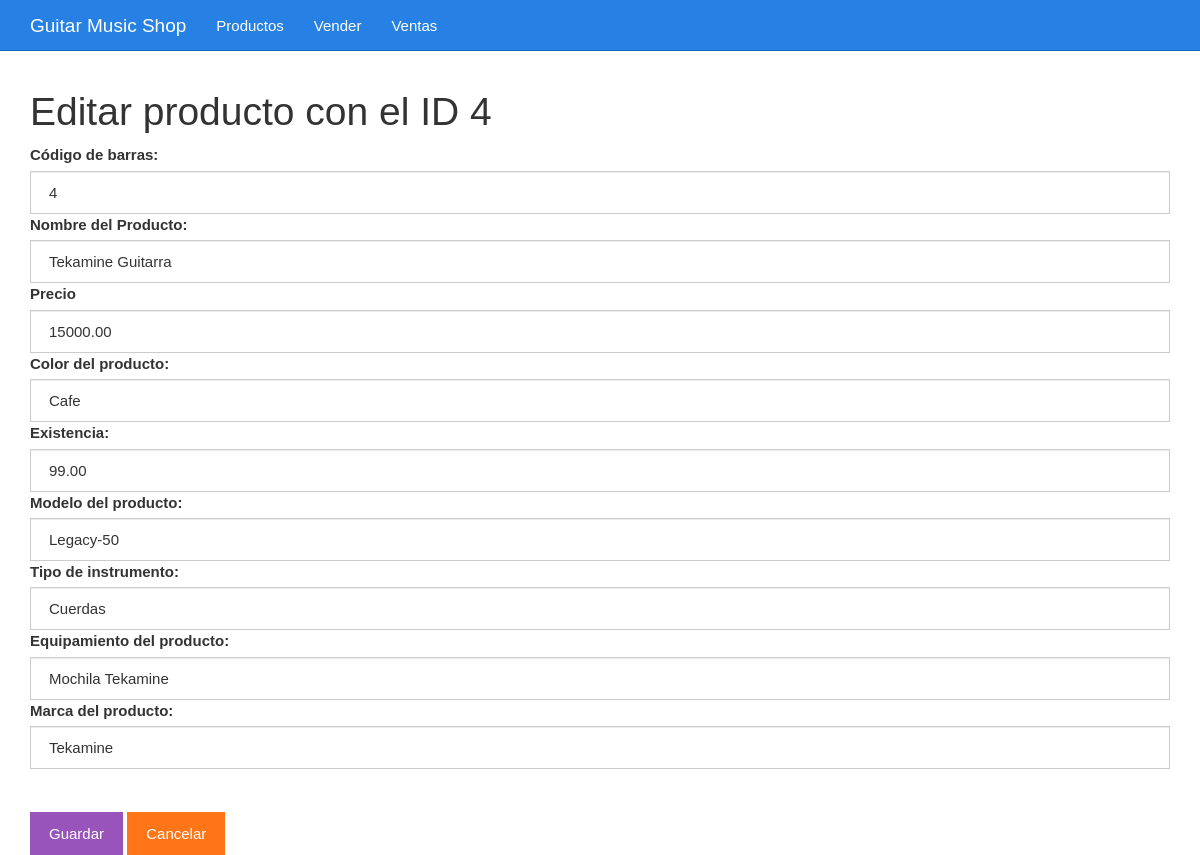
The page /editar.php?id=4 on the database its author committed.
### tables this page shows
CREATE TABLE `productos` (
  `id` bigint(20) UNSIGNED NOT NULL,
  `id_producto` varchar(255) NOT NULL,
  `nombreProducto` varchar(255) NOT NULL,
  `precio` decimal(10,2) NOT NULL,
  `color` varchar(50) NOT NULL,
  `existencia` decimal(5,2) NOT NULL,
  `modelo` varchar(50) NOT NULL,
  `tipo_de_instrumento` varchar(50) NOT NULL,
  `equipamiento` varchar(50) NOT NULL,
  `marca` varchar(50) NOT NULL
);

### editar.php (the view, shortened to what this page needs)
<?php
$id = $_GET["id"];
include_once "base_de_datos.php";
$sentencia = $base_de_datos->prepare("SELECT * FROM productos WHERE id = ?;");
$sentencia->execute([$id]);
$producto = $sentencia->fetch(PDO::FETCH_OBJ);
?>
<?php include_once "encabezado.php" ?>
	<div class="col-xs-12">
		<h1>Editar producto con el ID <?php echo $producto->id; ?></h1>
		<form method="post" action="guardarDatosEditados.php">
			<label for="id_producto">Código de barras:</label>
			<input value="<?php echo $producto->id_producto ?>"class="form-control" name="id_producto" required type="text" id="id_producto" placeholder="Escribe el id">
			<label for="nombreProducto">Nombre del Producto:</label>
			<input value="<?php echo $producto->nombreProducto ?>" required id="nombreProducto" name="nombreProducto" cols="30" rows="5" class="form-control">
			<label for="precio">Precio</label>
			<input value="<?php echo $producto->precio ?>" class="form-control" name="precio" required type="number" id="precio" placeholder="Precio ">
			<label for="color">Color del producto:</label>
			<input value="<?php echo $producto->color ?>"class="form-control" name="color" required type="text" id="color" placeholder="Color">
			<label for="existencia">Existencia:</label>
			<input value="<?php echo $producto->existencia ?>" class="form-control" name="existencia" required type="number" id="existencia" placeholder="Cantidad o existencia">
			<label for="modelo">Modelo del producto:</label>
			<input value="<?php echo $producto->modelo ?>"class="form-control" name="modelo" required type="text" id="modelo" placeholder="Modelo">
			<label for="tipo_de_instrumento">Tipo de instrumento:</label>
			<input value="<?php echo $producto->tipo_de_instrumento ?>"class="form-control" name="tipo_de_instrumento" required type="text" id="tipo_de_instrumento" placeholder="Tipo de instrumento">
			<label for="equipamiento">Equipamiento del producto:</label>
			<input value="<?php echo $producto->equipamiento ?>"class="form-control" name="equipamiento" required type="text"  id="equipamiento" placeholder="Equipamiento">
		    <label for="marca">Marca del producto:</label>
		    <input value="<?php echo $producto->marca ?>"class="form-control" name="marca" required type="text"   id="marca" placeholder="Marca">
			<br><br><input class="btn btn-info" type="submit" value="Guardar">
			<a class="btn btn-warning" href="./listar.php">Cancelar</a>
		</form>
	</div>
<?php include_once "pie.php" ?>

### css/estilo.css (style rules this page uses)
body { padding-top: 70px; }

### rows shown on the page
productos: id "4", id_producto "4", nombreProducto "Tekamine Guitarra", precio "15000.00", color "Cafe", existencia "99.00", modelo "Legacy-50", tipo_de_instrumento "Cuerdas", equipamiento "Mochila Tekamine", marca "Tekamine"
